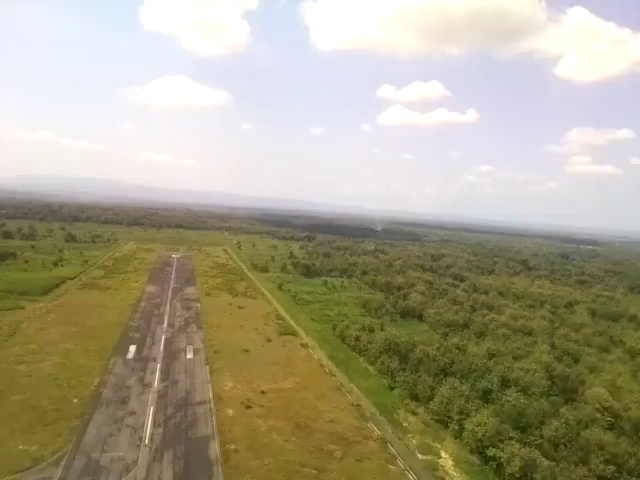
#> input picture dataset/images/a2-converted.mp4-00.04.57.869-00.05.42.169_0.jpg, 640 x 480 px, found by its file name; its folder holds only this picture in this run
$ python generate_dataset_slope.py
#> lines starting #> are read from the running program, lines starting #| are printed output that depends on the picture
import glob
import pandas as pd
import os
import cv2
import numpy as np
import math

def get_border(mask_land, mask_sky):
    # Convert Colorspace to Grayscale
    mask_land = mask_land[:,:]
    mask_sky = mask_sky[:,:]
    # Get Horizon Border Using Dilation and Bitwise AND
    kernel = cv2.getStructuringElement(cv2.MORPH_ELLIPSE,(2,2))
    land_dilated = cv2.dilate(mask_land, kernel)
    sky_dilated = cv2.dilate(mask_sky, kernel)
    border = cv2.bitwise_and(land_dilated, sky_dilated)

    return border

def get_horizon_line(border):
    # Get border data in x,y format
    y = np.argmax(border, axis=0)
    x = np.arange(len(y))
    border_data = np.vstack([x, y]).T

    # Remove 0 from border data
    border_data = border_data[border_data[:, -1] != 0]

    # Linear Regression using border data
    # y = m*x+c
    x = border_data[:,0]
    y = border_data[:,1]

    X = np.vstack([x, np.ones(len(x))]).T
    m, c = np.linalg.lstsq(X, y, rcond=None)[0]

    return m, c

def get_roll_pitch(m, c, image_height, image_width):
    # Convert slope (m) to roll degrees
    roll = math.degrees(math.atan(m))

    # Get pitch
    pitch = ((m*(image_width/2)+c)-(image_width/2))/(image_width/2)*100

    return roll, pitch

def draw_horizon_line(img, m, c):
    image_height = img.shape[0]
    image_width = img.shape[1]

    pt1 = (0, int(m*0+c))
    pt2 = (image_width, int(m*image_width+c))

    cv2.line(img, pt1, pt2, (125,0,255), 3)

    return img

file_list = glob.glob("dataset\images\*")

# Create dataframe for slope and offset
column_names = ["filename", "slope", "offset"]
df = pd.DataFrame(columns = column_names)

for filename in file_list:
    filename_images = os.path.split(filename)[1]
    filename = os.path.splitext(os.path.split(filename)[1])[0]

    images_path = os.path.join("dataset", "images", filename+".jpg")
    sky_path = os.path.join("dataset", "masks", "sky", filename+".png")
    land_path = os.path.join("dataset", "masks", "land", filename+".png")

    frame_ori = cv2.imread(images_path)
#> frame_ori is the input picture: shape (480, 640, 3); mean B, G, R 138.1, 163.4, 168.8
    mask_sky = cv2.imread(sky_path, cv2.IMREAD_GRAYSCALE)
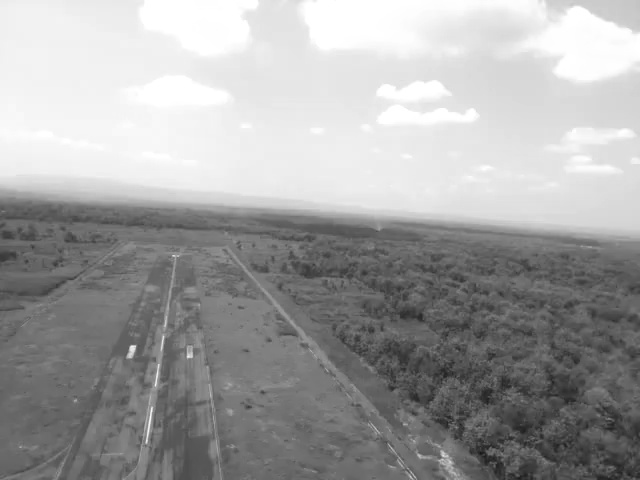
#> mask_sky: shape (480, 640); min 20, max 255, mean 162.1
    mask_land = cv2.imread(land_path, cv2.IMREAD_GRAYSCALE)

    image_height = frame_ori.shape[0]
#> image_height = 480
    image_width = frame_ori.shape[1]
#> image_width = 640

    border = get_border(mask_land, mask_sky)
    m, c = get_horizon_line(border)
#> in get_horizon_line, `y = np.argmax(border, axis=0)`: y = 640 values, max 168 at index 483, min 0 at index 145, mean 52.62
#> in get_horizon_line, `x = np.arange(len(y))`: x = 640 values from 0 to 639
#> in get_horizon_line, `border_data = np.vstack([x, y]).T`: border_data = 640 pairs, first value 0 to 639, second value 0 to 168
#> in get_horizon_line, `border_data = border_data[border_data[:, -1] != 0]`: border_data = 415 pairs, first value 0 to 639, second value 1 to 168
#> in get_horizon_line, `x = border_data[:,0]`: x = 415 values from 0 to 639
#> in get_horizon_line, `y = border_data[:,1]`: y = 415 values, max 168 at index 292, min 1 at index 145, mean 81.15
#> in get_horizon_line, `X = np.vstack([x, np.ones(len(x))]).T`: X = 415 pairs, first value 0 to 639, second value 1 to 1
#> in get_horizon_line, `m, c = np.linalg.lstsq(X, y, rcond=None)[0]`: m = -0.162; c = 132.2
#> m = -0.162; c = 132.2
    c = c/image_height
#> c = 0.276
    #roll, pitch = get_roll_pitch(m, c, image_height, image_width)

    new_row = {"filename": filename_images, "slope": m, "offset": c}
#> (the run stopped early here; a loop or call above may not have finished)

$ run again, on dataset/images/a3-converted.mp4-00.05.14.880-00.05.57.073_40.jpg
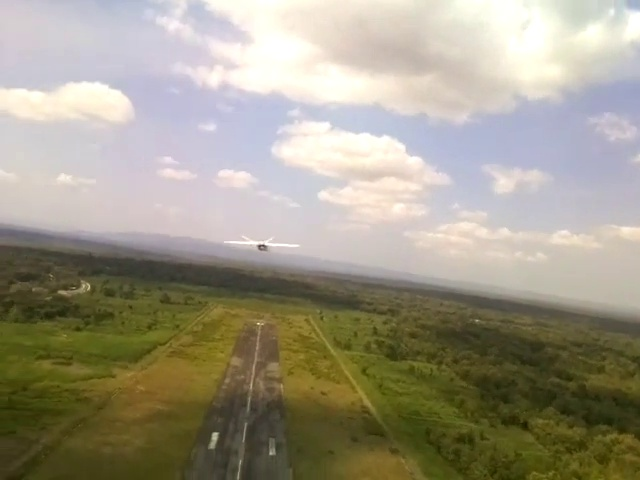
#> input picture dataset/images/a3-converted.mp4-00.05.14.880-00.05.57.073_40.jpg, 640 x 480 px, found by its file name
#> frame_ori is the input picture: shape (480, 640, 3); mean B, G, R 134.1, 152.8, 158.5
#> `mask_sky = cv2.imread(sky_path, cv2.IMREAD_GRAYSCALE)`:
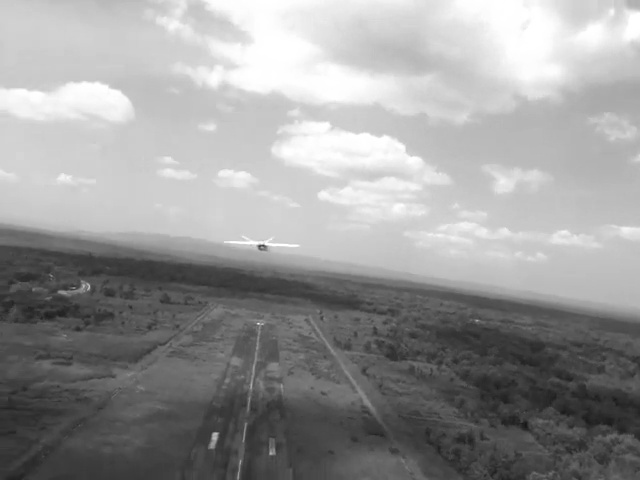
#> mask_sky: shape (480, 640); min 22, max 255, mean 152.4
#> in get_horizon_line, `y = np.argmax(border, axis=0)`: y = 640 values, max 242 at index 231, min 0 at index 205, mean 68.51
#> in get_horizon_line, `x = np.arange(len(y))`: x = 640 values from 0 to 639
#> in get_horizon_line, `border_data = np.vstack([x, y]).T`: border_data = 640 pairs, first value 0 to 639, second value 0 to 242
#> in get_horizon_line, `border_data = border_data[border_data[:, -1] != 0]`: border_data = 539 pairs, first value 0 to 639, second value 1 to 242
#> in get_horizon_line, `x = border_data[:,0]`: x = 539 values from 0 to 639
#> in get_horizon_line, `y = border_data[:,1]`: y = 539 values, max 242 at index 210, min 1 at index 409, mean 81.35
#> X = 539 pairs, first value 0 to 639, second value 1 to 1
#> in get_horizon_line, `m, c = np.linalg.lstsq(X, y, rcond=None)[0]`: m = -0.0466; c = 95.77
#> `m, c = get_horizon_line(border)`: m = -0.0466; c = 95.77
#> `c = c/image_height`: c = 0.2

$ run again, on dataset/images/a3-converted.mp4-00.05.14.880-00.05.57.073_60.jpg
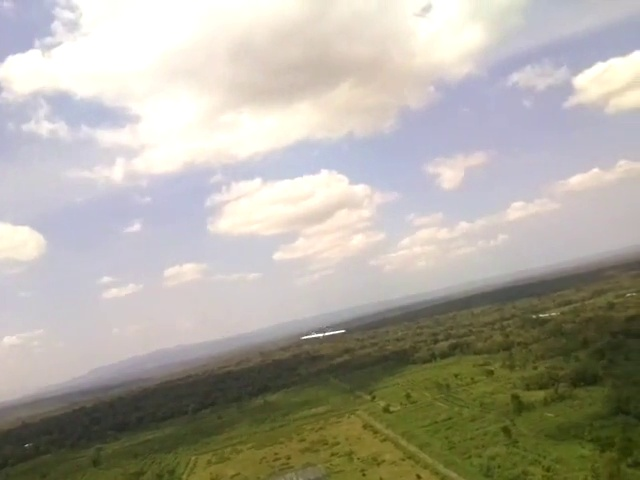
#> input picture dataset/images/a3-converted.mp4-00.05.14.880-00.05.57.073_60.jpg, 640 x 480 px, found by its file name
#> frame_ori is the input picture: shape (480, 640, 3); mean B, G, R 158.8, 170.3, 174
#> `mask_sky = cv2.imread(sky_path, cv2.IMREAD_GRAYSCALE)`:
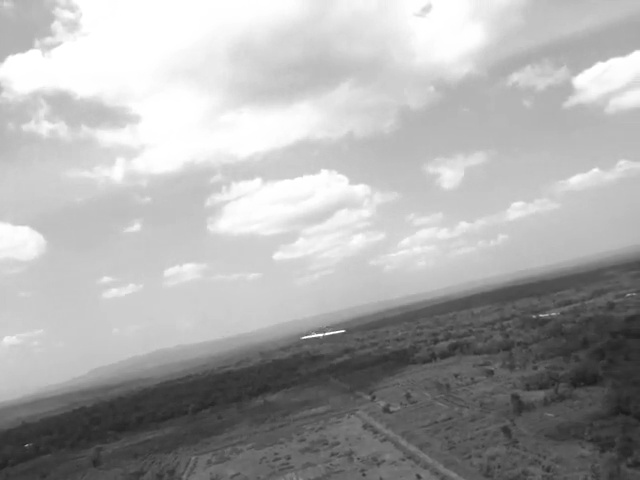
#> mask_sky: shape (480, 640); min 25, max 255, mean 170.1
#> in get_horizon_line, `y = np.argmax(border, axis=0)`: y = 640 values, max 336 at index 310, min 0 at index 75, mean 67
#> in get_horizon_line, `x = np.arange(len(y))`: x = 640 values from 0 to 639
#> in get_horizon_line, `border_data = np.vstack([x, y]).T`: border_data = 640 pairs, first value 0 to 639, second value 0 to 336
#> in get_horizon_line, `border_data = border_data[border_data[:, -1] != 0]`: border_data = 361 pairs, first value 0 to 639, second value 1 to 336
#> in get_horizon_line, `x = border_data[:,0]`: x = 361 values from 0 to 639
#> in get_horizon_line, `y = border_data[:,1]`: y = 361 values, max 336 at index 125, min 1 at index 185, mean 118.8
#> X = 361 pairs, first value 0 to 639, second value 1 to 1
#> in get_horizon_line, `m, c = np.linalg.lstsq(X, y, rcond=None)[0]`: m = 0.0828; c = 88.65
#> `m, c = get_horizon_line(border)`: m = 0.0828; c = 88.65
#> `c = c/image_height`: c = 0.185

$ run again, on dataset/images/a3-converted.mp4-00.06.23.404-00.07.02.976_30.jpg
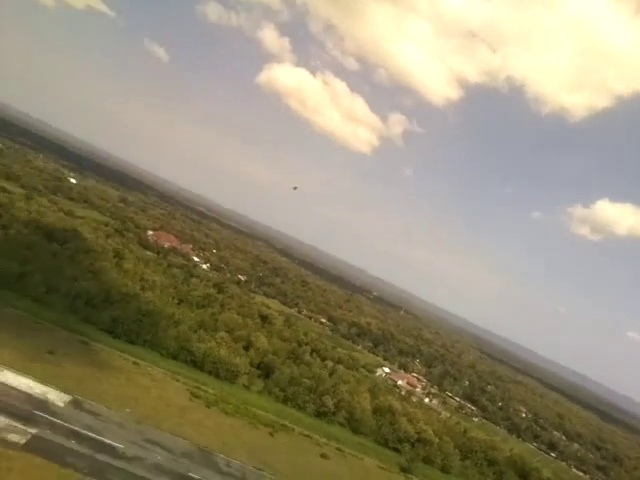
#> input picture dataset/images/a3-converted.mp4-00.06.23.404-00.07.02.976_30.jpg, 640 x 480 px, found by its file name
#> frame_ori is the input picture: shape (480, 640, 3); mean B, G, R 115.8, 141.3, 148.6
#> `mask_sky = cv2.imread(sky_path, cv2.IMREAD_GRAYSCALE)`:
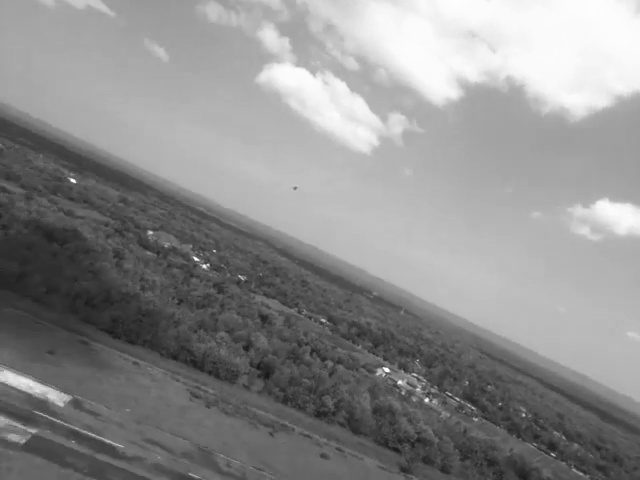
#> mask_sky: shape (480, 640); min 22, max 255, mean 140.6
#> in get_horizon_line, `y = np.argmax(border, axis=0)`: y = 640 values, max 445 at index 119, min 0 at index 66, mean 99.42
#> in get_horizon_line, `x = np.arange(len(y))`: x = 640 values from 0 to 639
#> in get_horizon_line, `border_data = np.vstack([x, y]).T`: border_data = 640 pairs, first value 0 to 639, second value 0 to 445
#> in get_horizon_line, `border_data = border_data[border_data[:, -1] != 0]`: border_data = 541 pairs, first value 0 to 639, second value 1 to 445
#> in get_horizon_line, `x = border_data[:,0]`: x = 541 values from 0 to 639
#> in get_horizon_line, `y = border_data[:,1]`: y = 541 values, max 445 at index 99, min 1 at index 74, mean 117.6
#> X = 541 pairs, first value 0 to 639, second value 1 to 1
#> in get_horizon_line, `m, c = np.linalg.lstsq(X, y, rcond=None)[0]`: m = -0.463; c = 256.1
#> `m, c = get_horizon_line(border)`: m = -0.463; c = 256.1
#> `c = c/image_height`: c = 0.534

$ run again, on dataset/images/a2-converted.mp4-00.04.57.869-00.05.42.169_60.jpg
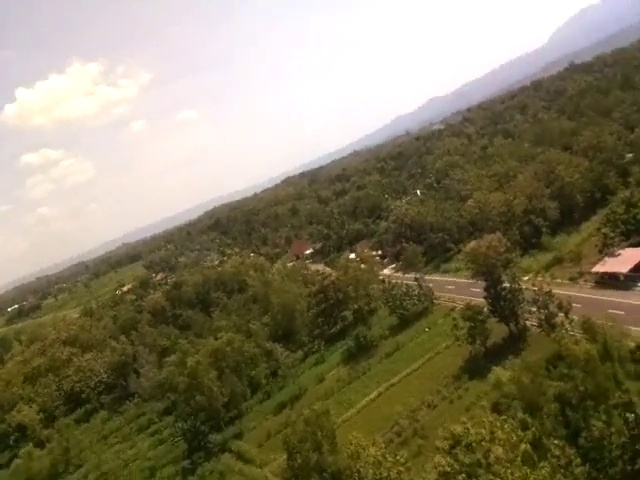
#> input picture dataset/images/a2-converted.mp4-00.04.57.869-00.05.42.169_60.jpg, 640 x 480 px, found by its file name
#> frame_ori is the input picture: shape (480, 640, 3); mean B, G, R 100.3, 126.4, 133.7
#> `mask_sky = cv2.imread(sky_path, cv2.IMREAD_GRAYSCALE)`:
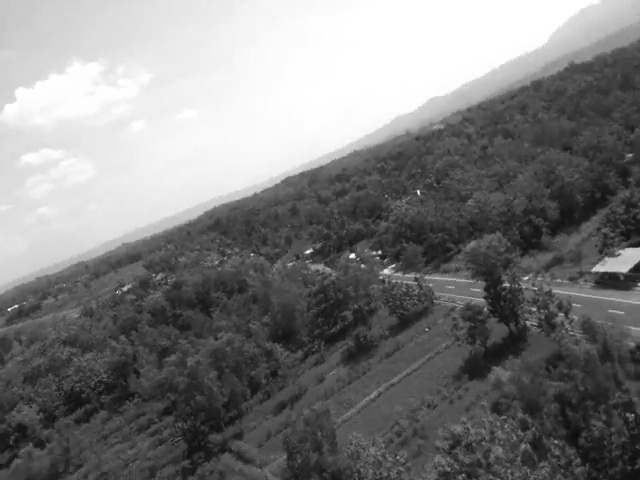
#> mask_sky: shape (480, 640); min 10, max 255, mean 125.6
#> in get_horizon_line, `y = np.argmax(border, axis=0)`: y = 640 values, max 284 at index 639, min 0 at index 376, mean 50.77
#> in get_horizon_line, `x = np.arange(len(y))`: x = 640 values from 0 to 639
#> in get_horizon_line, `border_data = np.vstack([x, y]).T`: border_data = 640 pairs, first value 0 to 639, second value 0 to 284
#> in get_horizon_line, `border_data = border_data[border_data[:, -1] != 0]`: border_data = 389 pairs, first value 0 to 639, second value 1 to 284
#> in get_horizon_line, `x = border_data[:,0]`: x = 389 values from 0 to 639
#> in get_horizon_line, `y = border_data[:,1]`: y = 389 values, max 284 at index 388, min 1 at index 376, mean 83.53
#> X = 389 pairs, first value 0 to 639, second value 1 to 1
#> in get_horizon_line, `m, c = np.linalg.lstsq(X, y, rcond=None)[0]`: m = -0.124; c = 108.6
#> `m, c = get_horizon_line(border)`: m = -0.124; c = 108.6
#> `c = c/image_height`: c = 0.226
